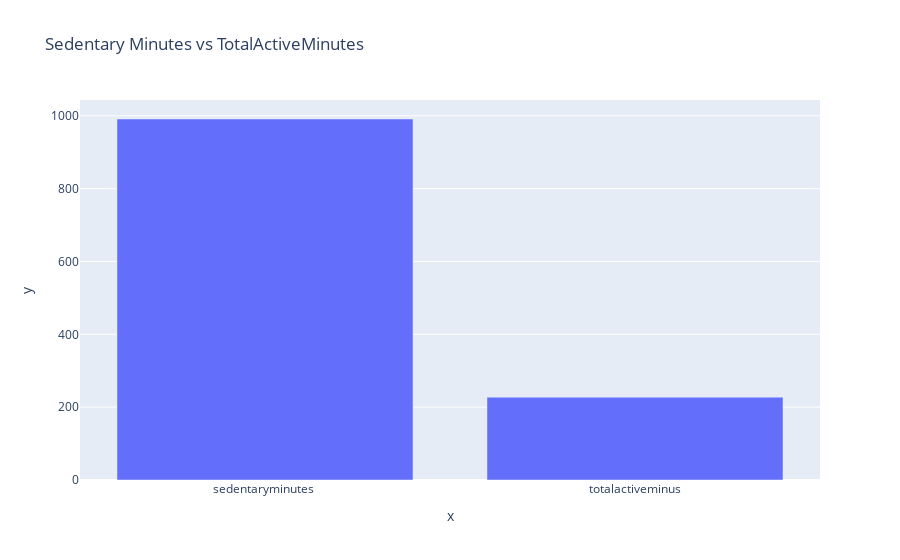

The code cell stored with this chart in its notebook:
### Code cell
x = np.array(["sedentaryminutes	", "totalactiveminus"])
y = np.array([daily_activity["sedentaryminutes"].mean(),daily_activity["totalactiveminus"].mean()])
plot2 = px.bar(x=x,y=y,title='Sedentary Minutes vs TotalActiveMinutes')
plot2

### Figure 1 — Plotly figure (JSON) as saved in the notebook; plotly's stock layout.template omitted (floating-point values rounded to 4 significant figures)
{"data": [{"alignmentgroup": "True", "hovertemplate": "x=%{x}<br>y=%{y}<extra></extra>", "legendgroup": "", "marker": {"color": "#636efa", "pattern": {"shape": ""}}, "name": "", "offsetgroup": "", "orientation": "v", "showlegend": false, "textposition": "auto", "type": "bar", "x": ["sedentaryminutes\t", "totalactiveminus"], "xaxis": "x", "y": [991.2, 227.5], "yaxis": "y"}], "layout": {"barmode": "relative", "legend": {"tracegroupgap": 0}, "title": {"text": "Sedentary Minutes vs TotalActiveMinutes"}, "xaxis": {"anchor": "y", "domain": [0, 1], "title": {"text": "x"}}, "yaxis": {"anchor": "x", "domain": [0, 1], "title": {"text": "y"}}}}
